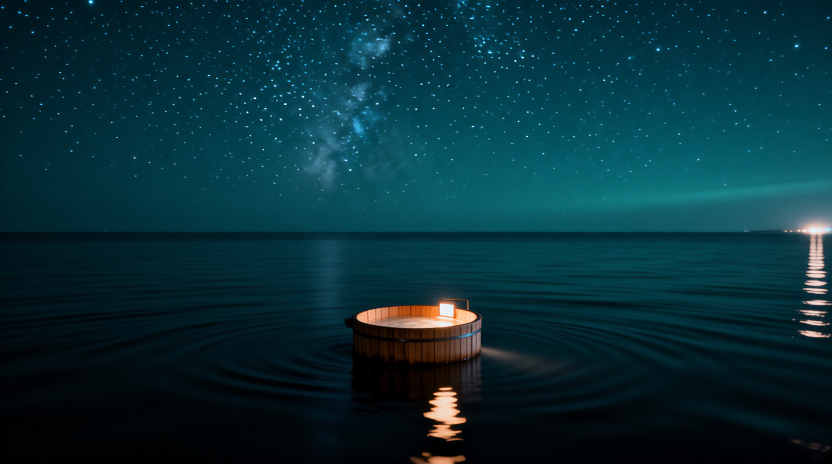
#> input picture stories/aliens_wrong_place/stills/A16_hottub.png, 1664 x 928 px (shown at 1/2 size)
$ python teaser_wow.py ../release/aliens_wrong_place/teaser_carousel/01_printout.jpg
#> lines starting #> are read from the running program, lines starting #| are printed output that depends on the picture
### scripts/gfx_aliens.py
#!/usr/bin/env python3
"""Designed graphics for the Slow Light aliens long-form (1920x1080, 30 fps, eerie palette).

Usage: gfx_aliens.py [--vertical] OUTDIR [name ...]   (no names = render all; --vertical = 1080x1920, files end in _v)
Each graphic is a short MP4 written to OUTDIR/<name>.mp4. Rendered frame by frame with PIL, piped to ffmpeg.
"""
import math, os, random, subprocess, sys
import numpy as np
from PIL import Image, ImageDraw, ImageFont, ImageFilter

W, H, FPS = 1920, 1080, 30
ROOT = os.path.dirname(os.path.dirname(os.path.abspath(__file__)))
FONTS = os.path.join(ROOT, "edit_v7", "fonts")
BG = (6, 9, 13)
TEAL = (110, 190, 185)
GREEN = (90, 255, 140)
DIM = (120, 135, 145)
IVORY = (226, 230, 228)
RED = (205, 40, 40)
AMBER = (232, 176, 84)


def font(name, size, weight=None):
    f = ImageFont.truetype(os.path.join(FONTS, name), size)
    if weight:
        try:
            f.set_variation_by_axes([weight])
        except Exception:
            pass
    return f


MONO = None
for p in ("/usr/share/fonts/truetype/dejavu/DejaVuSansMono.ttf", "/usr/share/fonts/truetype/liberation/LiberationMono-Regular.ttf"):
    if os.path.exists(p):
        MONO = p
        break


def mono(size):
    return ImageFont.truetype(MONO, size) if MONO else font("Montserrat.ttf", size, 500)


# [12 lines left out: functions grain, vignette, not called in this run]


def ease(t):
    t = min(max(t, 0), 1)
    return t * t * (3 - 2 * t)


# [11 lines left out: function write, not called in this run]


def centered(d, y, text, f, fill):
    w = d.textlength(text, font=f)
    d.text(((W - w) / 2, y), text, font=f, fill=fill)


# ---------- G01: oscilloscope, static then the 72-second spike ----------
# [28 lines left out: function g01, not called in this run]


# ---------- G02: the printout, 6EQUJ5, red circle, "Wow!" ----------
PAPER = (214, 210, 196)
COLS = ["1 1   1", "  1 1  ", "1    1 ", " 6EQUJ5", "  1   1", "1  1   ", " 1   1 ", "  1  1 ", "1      ", "   1 1 "]


# [68 lines left out: functions g02, g03, not called in this run]


# ---------- G05: timeline with the Proxima stamp ----------
EVENTS = [("1960", "PROJECT OZMA"), ("1977", "THE WOW! SIGNAL"), ("2015", "BREAKTHROUGH LISTEN"), ("2019", "A SIGNAL FROM PROXIMA?")]


# [52 lines left out: functions g05, g06, not called in this run]


# ---------- G08: 144 reports, 1 explained ----------
GRID = [(c, r) for r in range(9) for c in range(16)]


# [76 lines left out: functions g08, g10, title, endcard, not called in this run]


ALL = {
    "G01_scope": (g01, 4.0), "G02_printout": (g02, 11.0), "G03_spectrum": (g03, 12.5), "G05_timeline": (g05, 9.5),
    "G06_techno": (g06, 4.5), "G08a_grid": (lambda t, i: g08(t, i, "a"), 13.5), "G08b_grid": (lambda t, i: g08(t, i, "b"), 11.0),
    "G10_scale": (g10, 8.5), "T_title": (title, 5.0), "T_end": (endcard, 6.0),
}

# [10 lines that do not run on import are left out]

### scripts/thumbs_aliens.py
#!/usr/bin/env python3
"""Thumbnails for the Slow Light aliens film and its two Shorts (eerie palette, few words, one red mark)."""
import os, sys
import numpy as np
from PIL import Image, ImageDraw, ImageFilter, ImageEnhance

sys.path.insert(0, os.path.dirname(os.path.abspath(__file__)))
from gfx_aliens import font, IVORY, RED, AMBER, TEAL

ST = os.path.join(os.path.dirname(os.path.dirname(os.path.abspath(__file__))), "stories", "aliens_wrong_place")
OUT = os.path.join(ST, "thumbnails")


def load(path, size, bright=1.0, contrast=1.1):
    im = Image.open(path).convert("RGB")
    sw, sh = im.size
    tw, th = size
    s = max(tw / sw, th / sh)
    im = im.resize((round(sw * s), round(sh * s)), Image.LANCZOS)
    l, t = (im.width - tw) // 2, (im.height - th) // 2
    im = im.crop((l, t, l + tw, t + th))
    im = ImageEnhance.Contrast(ImageEnhance.Brightness(im).enhance(bright)).enhance(contrast)
    return im


def shade(im, top=0.0, bottom=0.0, vignette=0.45, band=None):
    """Darken top/bottom gradients plus vignette so text sits on near-black."""
    w, h = im.size
    y = np.linspace(0, 1, h)[:, None]
    x = np.linspace(-1, 1, w)[None, :]
    m = np.ones((h, w))
    if top:
        m *= 1 - top * np.clip(1 - y / 0.45, 0, 1) ** 1.5
    if bottom:
        m *= 1 - bottom * np.clip((y - 0.6) / 0.4, 0, 1) ** 1.5
    if band:
        c, hw, amt = band
        m *= 1 - amt * np.clip(1 - np.abs(y - c) / hw, 0, 1)
    r = np.sqrt(x ** 2 + ((y - 0.5) * 2) ** 2)
    m *= 1 - vignette * np.clip(r - 0.55, 0, 1)
    a = np.asarray(im).astype(np.float32) * m[..., None]
    return Image.fromarray(a.clip(0, 255).astype(np.uint8))


def text(im, xy, s, size, fill, weight=800, anchor="mm", spacing=0, glow=True):
    f = font("Montserrat.ttf", size, weight)
    if spacing:
        s = (" " * 0).join(s)
    if glow:
        g = Image.new("L", im.size, 0)
        ImageDraw.Draw(g).text(xy, s, font=f, fill=255, anchor=anchor)
        g = g.filter(ImageFilter.GaussianBlur(size // 6))
        im.paste(Image.new("RGB", im.size, (0, 0, 0)), (0, 0), g.point(lambda v: int(v * 0.85)))
    ImageDraw.Draw(im).text(xy, s, font=f, fill=fill, anchor=anchor)


def ring(im, box, width=7, color=RED):
    """Hand-drawn-ish red ellipse, the same mark as the 6EQUJ5 circle in the film."""
    ov = Image.new("RGBA", im.size, (0, 0, 0, 0))
    d = ImageDraw.Draw(ov)
    x0, y0, x1, y1 = box
    d.ellipse(box, outline=color + (255,), width=width)
    d.ellipse((x0 + 6, y0 - 4, x1 - 2, y1 + 3), outline=color + (150,), width=max(2, width // 3))
    im.paste(ov, (0, 0), ov)


def grain(im, amt=6, seed=3):
    a = np.asarray(im).astype(np.int16)
    n = np.random.default_rng(seed).normal(0, amt, a.shape[:2])[..., None]
    return Image.fromarray((a + n).clip(0, 255).astype(np.uint8))


def save(im, name):
    os.makedirs(OUT, exist_ok=True)
    p = os.path.join(OUT, name)
    im.convert("RGB").save(p, quality=92, optimize=True)
    print(p, os.path.getsize(p) // 1024, "KB")


# 1. Long-form, 1920x1080: the hot tub alone on the ocean, circled.
W, H = 1920, 1080
im = load(os.path.join(ST, "stills", "A16_hottub.png"), (W, H), bright=1.05)
#> in load, im is the input picture: PIL image 1664x928 RGB; mean R, G, B 8, 47.1, 56.1
im = shade(im, top=0.55, bottom=0.35, vignette=0.5)
#> in shade, `a = np.asarray(im).astype(np.float32) * m[..., None]`:
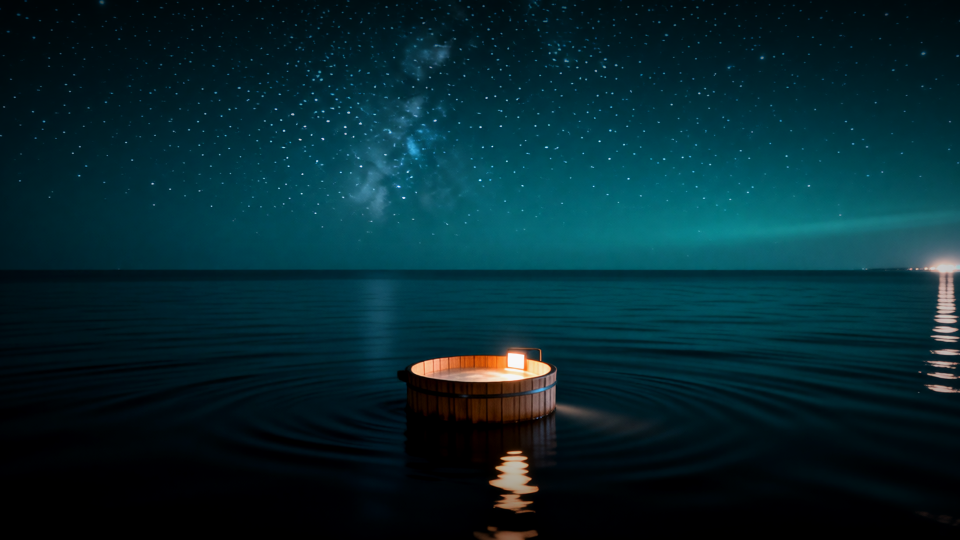
#> a: shape (1080, 1920, 3) float64 (shown at 1/2 size); mean R, G, B 5.6, 39.9, 47.6
cx, cy = 960, 768
ring(im, (cx - 175, cy - 95, cx + 175, cy + 85), width=8)
#> in ring, `ov = Image.new("RGBA", im.size, (0, 0, 0, 0))`: ov: PIL image 1920x1080 RGBA; every value is 0
#> in ring, `im.paste(ov, (0, 0), ov)`:
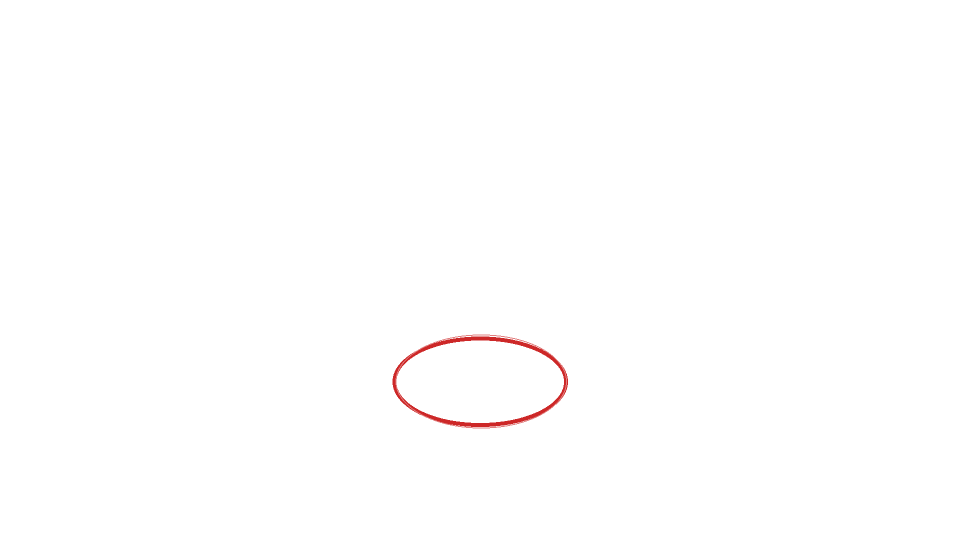
#> ov: PIL image 1920x1080 RGBA (shown at 1/2 size); mean R, G, B, A 0.7, 0.1, 0.1, 0.8; transparent parts drawn white
text(im, (W // 2, 150), "WE'VE SEARCHED", 92, IVORY, 700)
#> in text, `g = Image.new("L", im.size, 0)`: g: PIL image 1920x1080 L; every value is 0
#> in text, `g = g.filter(ImageFilter.GaussianBlur(size // 6))`:
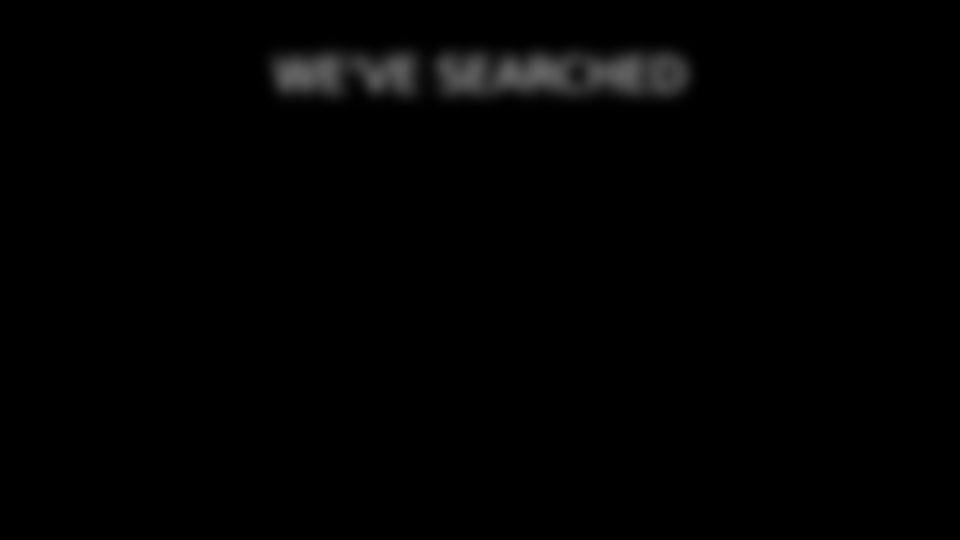
#> g: PIL image 1920x1080 L (shown at 1/2 size); min 0, max 100, mean 2.1
text(im, (W // 2, 285), "THIS MUCH.", 168, IVORY, 900)
#> call 2 of text, with xy = (960, 285), s = 'THIS MUCH.', size = 168, fill = (226, 230, 228), weight = 900, anchor = 'mm', spacing = 0, glow = True
#> in text (call 2), `ImageDraw.Draw(g).text(xy, s, font=f, fill=255, anchor=anchor)`:
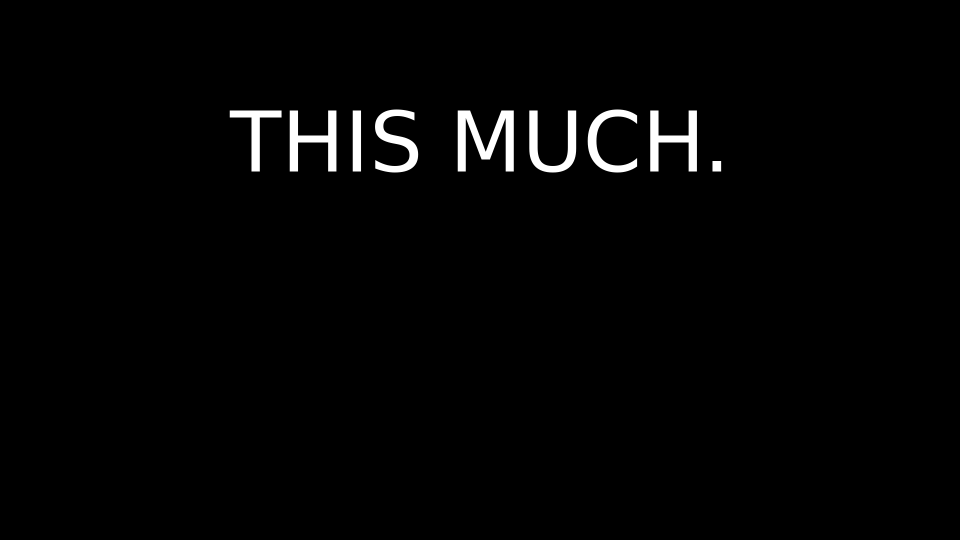
#> g: PIL image 1920x1080 L (shown at 1/2 size); min 0, max 255, mean 4.3
#> in text (call 2), `g = g.filter(ImageFilter.GaussianBlur(size // 6))`:
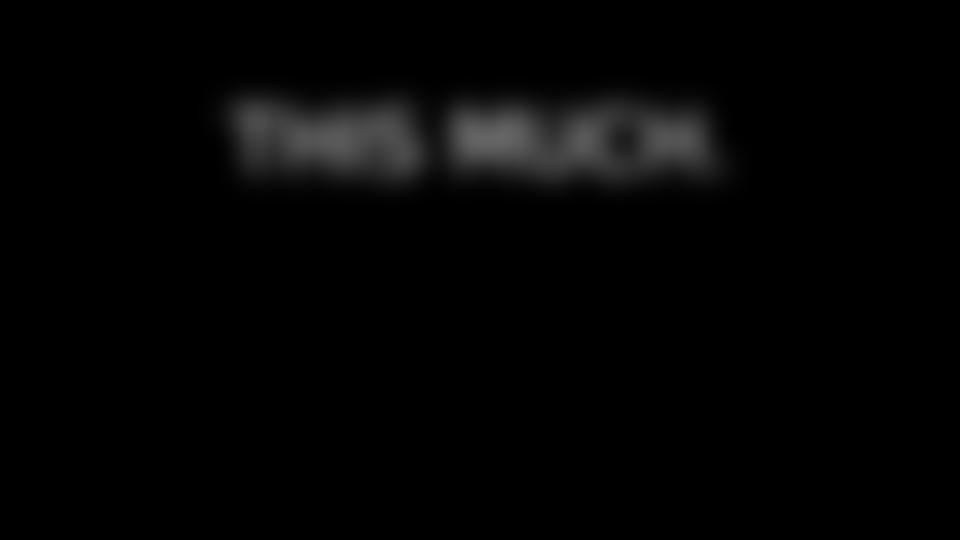
#> g: PIL image 1920x1080 L (shown at 1/2 size); min 0, max 102, mean 4.3
#> in text (call 2), `im.paste(Image.new("RGB", im.size, (0, 0, 0)), (0, 0), g.point(lambda ..`:
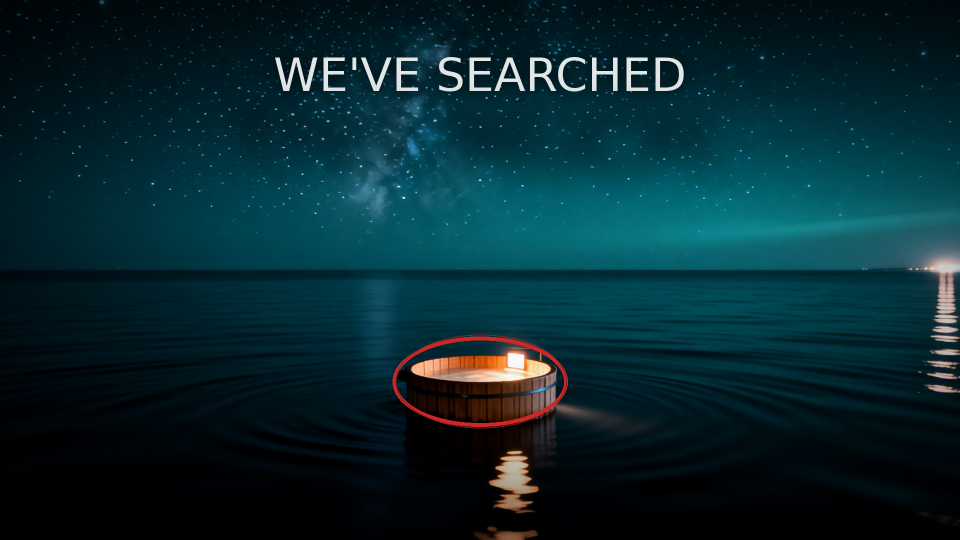
#> im: PIL image 1920x1080 RGB (shown at 1/2 size); mean R, G, B 7.8, 39.9, 47.3
#> in text (call 2), `ImageDraw.Draw(im).text(xy, s, font=f, fill=fill, anchor=anchor)`:
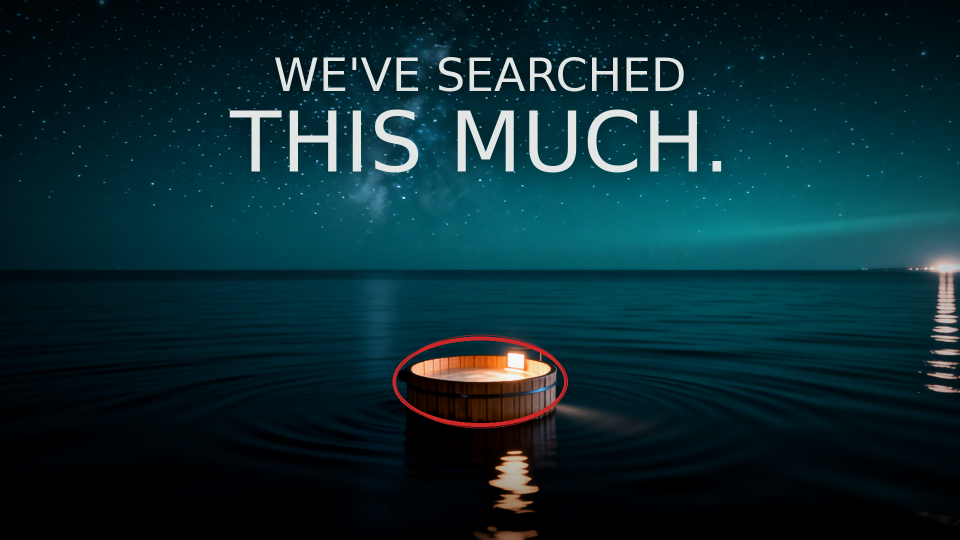
#> im: PIL image 1920x1080 RGB (shown at 1/2 size); mean R, G, B 11.5, 42.9, 50
save(grain(im), "long_thumbnail_1920x1080.jpg")

# 2. Short 1, 1080x1920: the Wow! printout.
W, H = 1080, 1920
#> (the run stopped early here; a loop or call above may not have finished)

$ run again, with downloads/salary-dark-warm_before.jpg saved as stories/aliens_wrong_place/stills/A16_hottub.png
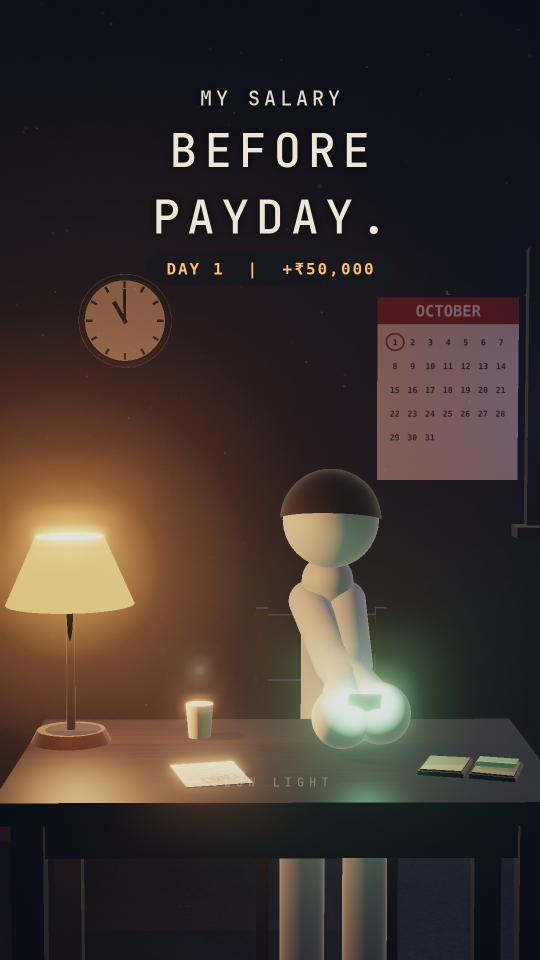
#> input picture downloads/salary-dark-warm_before.jpg, 1080 x 1920 px (shown at 1/2 size)
#> in load, im is the input picture: PIL image 1080x1920 RGB; mean R, G, B 62.9, 52, 47.2
#> in load, `im = ImageEnhance.Contrast(ImageEnhance.Brightness(im).enhance(bright)..`:
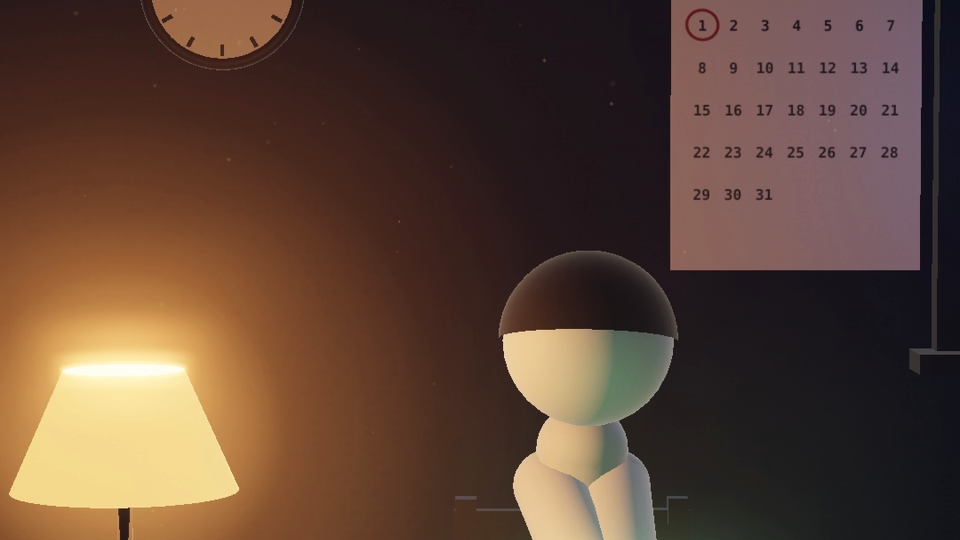
#> im: PIL image 1920x1080 RGB (shown at 1/2 size); mean R, G, B 94.8, 69.1, 54.6
#> in text (call 2), `ImageDraw.Draw(im).text(xy, s, font=f, fill=fill, anchor=anchor)`:
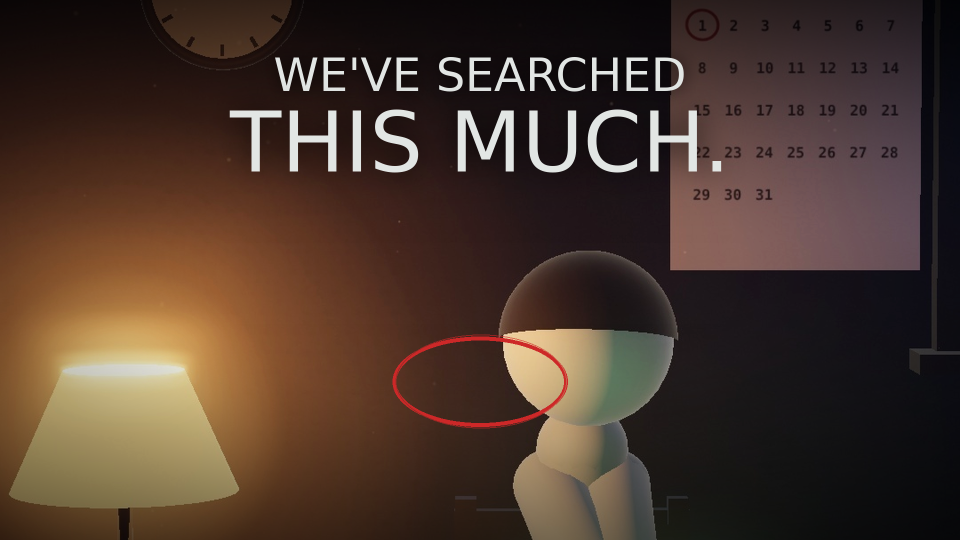
#> im: PIL image 1920x1080 RGB (shown at 1/2 size); mean R, G, B 75, 55.6, 44.5
